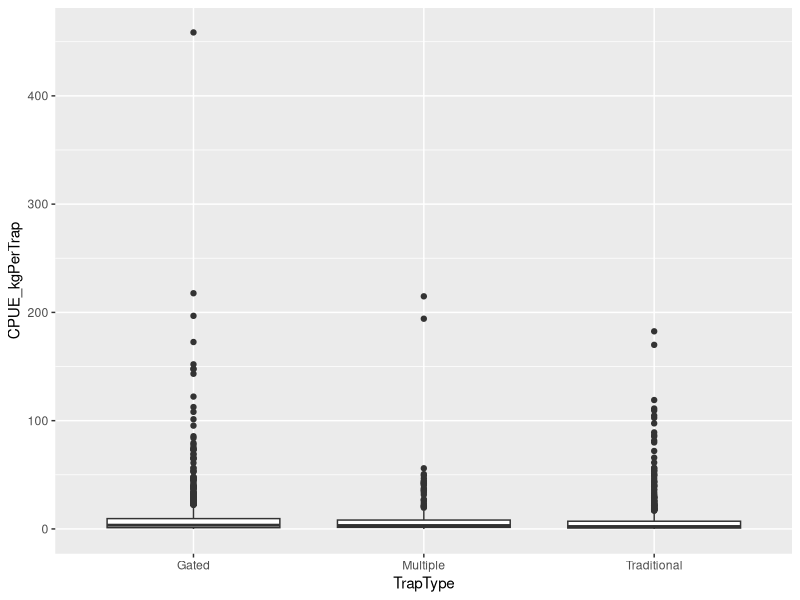
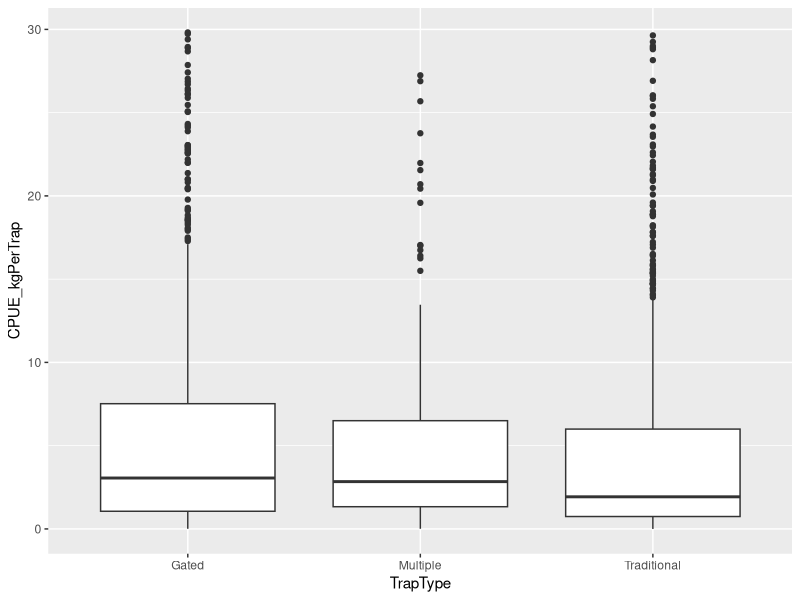
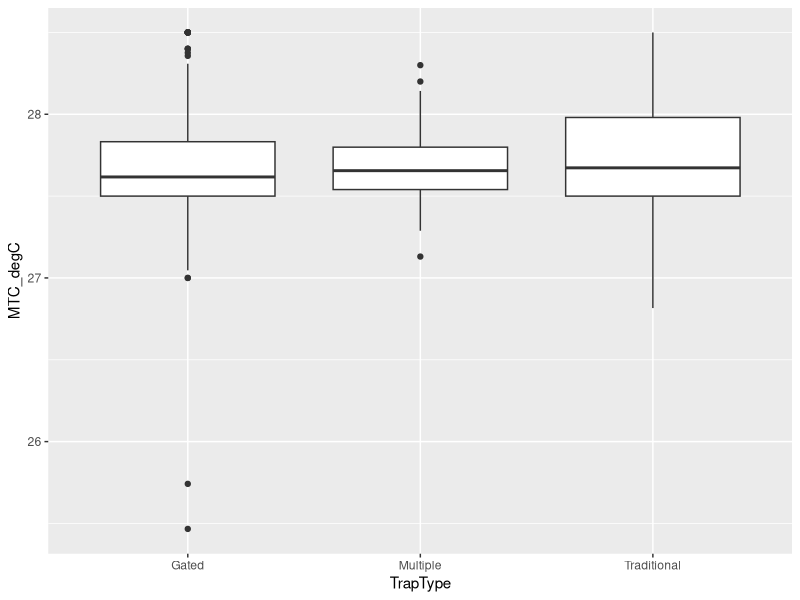
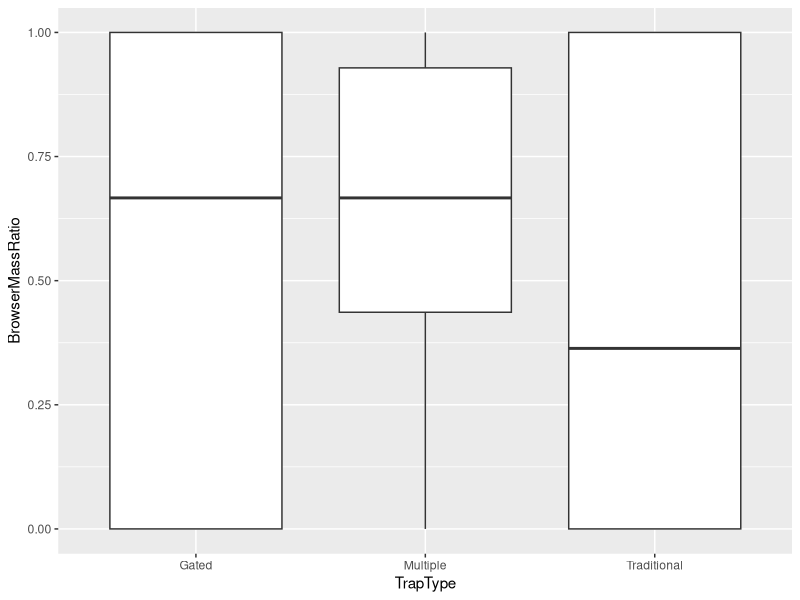
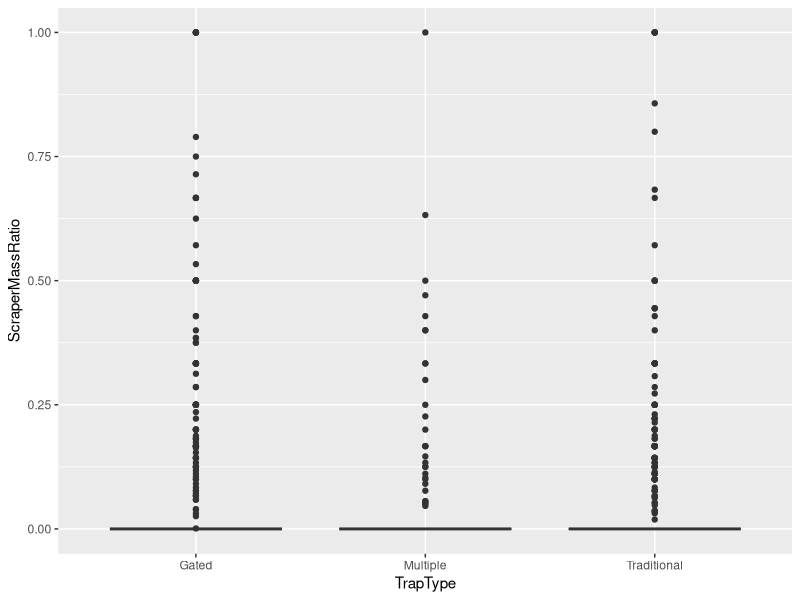
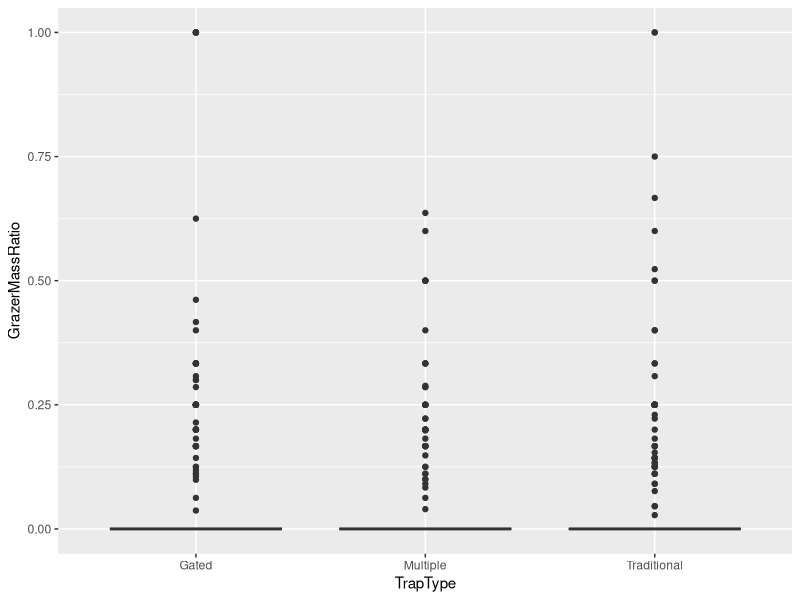
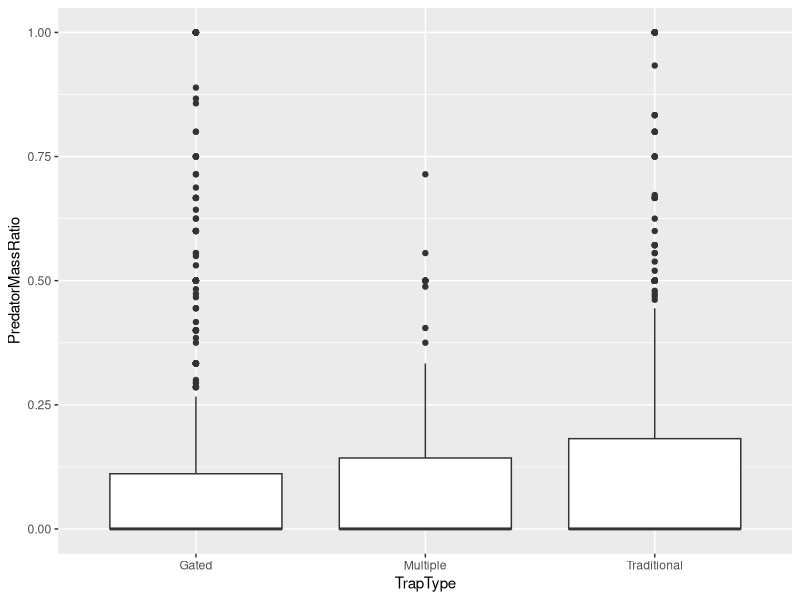
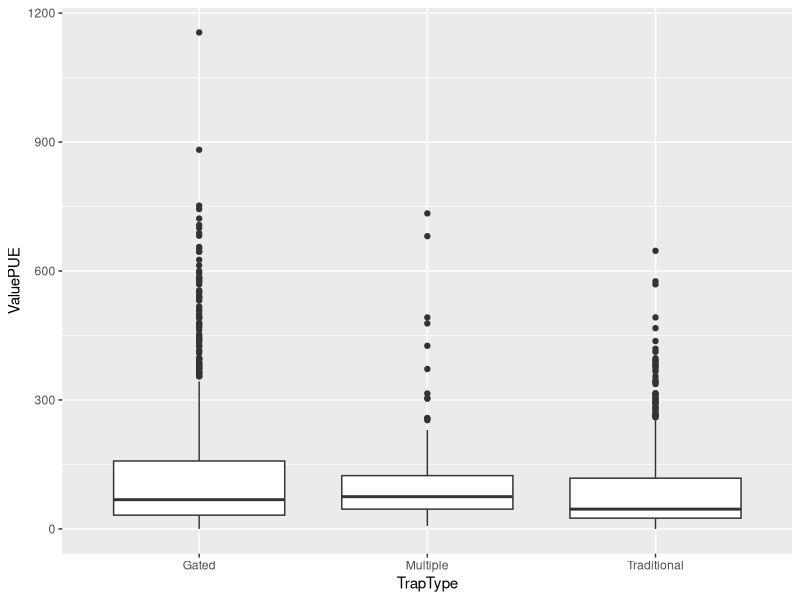

R code for these plots, in order: (Note: this script raises an error after producing the figures.)
##  Escape gaps contribute to ecosystem health and food security in an artisanal coral
##    reef trap fishery.

##  Bryan P. Galligan, S.J. (JENA)
##  Austin Humphries (URI)
##  Maxwell Kodia Azali (WCS)
##  Tim McClanahan (WCS)

## Project TOC:
##    01 Data Cleaning
##    02 Adding Life History Values Using FishLife
##    03 Calculating Functional Diversity Indices
##    04 Data Exploration

## Script Title:
##    04 Data Exploration

## Last update: 18 Apr 22

# This script explores the data to avoid common statistical errors, following the procedures
# outlined by Zuur et al. (2010).

## Script TOC:
##    4.1 Load packages and data




##### 4.1 Load packages and data #####

# Load packages
library(readr)
library(ggplot2)

# Load data
TripData <- read_csv("03_FunctionalDiversity_Out/TripData_GatedTraps_Galligan.csv",
  col_types = cols(...1 = col_skip()))
SpeciesData <- read_csv("02_FishLife_Out/SpeciesData_GatedTraps_Galligan.csv")
CatchData <- read_csv("02_FishLife_Out/CatchData_GatedTraps_Galligan.csv")




##### 4.2 Outliers #####

# CPUE_kgPerTrap
ggplot(data = TripData, mapping = aes(x = TrapType, y = CPUE_kgPerTrap)) +
  geom_boxplot()

# Remove all trips with CPUE greater than 30 kg per trap
TripData_NoOutliers <- subset(TripData, TripData$CPUE_kgPerTrap <= 30)

# CPUE with outliers removed
ggplot(data = TripData_NoOutliers, mapping = aes(x = TrapType, y = CPUE_kgPerTrap)) +
  geom_boxplot()

# MTC_degC
ggplot(data = TripData_NoOutliers, mapping = aes(x = TrapType, y = MTC_degC)) +
  geom_boxplot()

# Additional variables
ggplot(data = TripData_NoOutliers, mapping = aes(x = TrapType, y = BrowserMassRatio)) +
  geom_boxplot()

ggplot(data = TripData_NoOutliers, mapping = aes(x = TrapType, y = ScraperMassRatio)) +
  geom_boxplot()

ggplot(data = TripData_NoOutliers, mapping = aes(x = TrapType, y = GrazerMassRatio)) +
  geom_boxplot()

ggplot(data = TripData_NoOutliers, mapping = aes(x = TrapType, y = PredatorMassRatio)) +
  geom_boxplot()

ggplot(data = TripData_NoOutliers, mapping = aes(x = TrapType, y = ValuePUE)) +
  geom_boxplot()

ggplot(data = TripData_NoOutliers, mapping = aes(x = TrapType, y = MeanLLmat)) +
  geom_boxplot()

ggplot(data = TripData_NoOutliers, mapping = aes(x = TrapType, y = MeanTrophLevel)) +
  geom_boxplot()

ggplot(data = TripData_NoOutliers, mapping = aes(x = TrapType, y = MeanVulnerability)) +
  geom_boxplot()

ggplot(data = TripData_NoOutliers, mapping = aes(x = TrapType, y = FECount)) +
  geom_boxplot()

ggplot(data = TripData_NoOutliers, mapping = aes(x = TrapType, y = FDiv)) +
  geom_boxplot()

ggplot(data = TripData_NoOutliers, mapping = aes(x = TrapType, y = CaPUE)) +
  geom_boxplot()

ggplot(data = TripData_NoOutliers, mapping = aes(x = TrapType, y = FePUE)) +
  geom_boxplot()

ggplot(data = TripData_NoOutliers, mapping = aes(x = TrapType, y = Omega3PUE)) +
  geom_boxplot()

ggplot(data = TripData_NoOutliers, mapping = aes(x = TrapType, y = ProteinPUE)) +
  geom_boxplot()

ggplot(data = TripData_NoOutliers, mapping = aes(x = TrapType, y = VAPUE)) +
  geom_boxplot()

ggplot(data = TripData_NoOutliers, mapping = aes(x = TrapType, y = SePUE)) +
  geom_boxplot()

ggplot(data = TripData_NoOutliers, mapping = aes(x = TrapType, y = ZnPUE)) +
  geom_boxplot()




##### 4.3 Distributions #####

ggplot(data = TripData_NoOutliers, mapping = aes(x = BrowserMassRatio, color = TrapType)) +
  geom_density(alpha = 0.4)

ggplot(data = TripData_NoOutliers, mapping = aes(x = ScraperMassRatio, color = TrapType)) +
  geom_density(alpha = 0.4)

ggplot(data = TripData_NoOutliers, mapping = aes(x = GrazerMassRatio, color = TrapType)) +
  geom_density(alpha = 0.4)

ggplot(data = TripData_NoOutliers, mapping = aes(x = PredatorMassRatio, color = TrapType)) +
  geom_density(alpha = 0.4)

ggplot(data = TripData_NoOutliers, mapping = aes(x = CPUE_kgPerTrap, color = TrapType)) +
  geom_density(alpha = 0.4)

ggplot(data = TripData_NoOutliers, mapping = aes(x = CPUE_DistFromMean, color = TrapType)) +
  geom_density(alpha = 0.4)

ggplot(data = TripData_NoOutliers, mapping = aes(x = ValuePUE, color = TrapType)) +
  geom_density(alpha = 0.4)

ggplot(data = TripData_NoOutliers, mapping = aes(x = MeanLLmat, color = TrapType)) +
  geom_density(alpha = 0.4)

ggplot(data = TripData_NoOutliers, mapping = aes(x = MeanTrophLevel, color = TrapType)) +
  geom_density(alpha = 0.4)

ggplot(data = TripData_NoOutliers, mapping = aes(x = MeanVulnerability, color = TrapType)) +
  geom_density(alpha = 0.4)

ggplot(data = TripData_NoOutliers, mapping = aes(x = MTC_degC, color = TrapType)) +
  geom_density(alpha = 0.4)

ggplot(data = TripData_NoOutliers, mapping = aes(x = FECount, color = TrapType)) +
  geom_density(alpha = 0.4)

ggplot(data = TripData_NoOutliers, mapping = aes(x = FDiv, color = TrapType)) +
  geom_density(alpha = 0.4)

ggplot(data = TripData_NoOutliers, mapping = aes(x = CaConc_mgPer100g, color = TrapType)) +
  geom_density(alpha = 0.4)

ggplot(data = TripData_NoOutliers, mapping = aes(x = FeConc_mgPer100g, color = TrapType)) +
  geom_density(alpha = 0.4)

ggplot(data = TripData_NoOutliers, mapping = aes(x = Omega3Conc_gPer100g, color = TrapType)) +
  geom_density(alpha = 0.4)

ggplot(data = TripData_NoOutliers, mapping = aes(x = ProteinConc_gPer100g, color = TrapType)) +
  geom_density(alpha = 0.4)

ggplot(data = TripData_NoOutliers, mapping = aes(x = VAConc_ugPer100g, color = TrapType)) +
  geom_density(alpha = 0.4)

ggplot(data = TripData_NoOutliers, mapping = aes(x = SeConc_ugPer100g, color = TrapType)) +
  geom_density(alpha = 0.4)

ggplot(data = TripData_NoOutliers, mapping = aes(x = ZnConc_ugPer100g, color = TrapType)) +
  geom_density(alpha = 0.4)


# Save a copy of TripData ready for analysis
write.csv(TripData_NoOutliers, "04_DataExploration_Out/TripDataForAnalysis_GatedTraps_Galligan.csv",
  row.names = FALSE)
